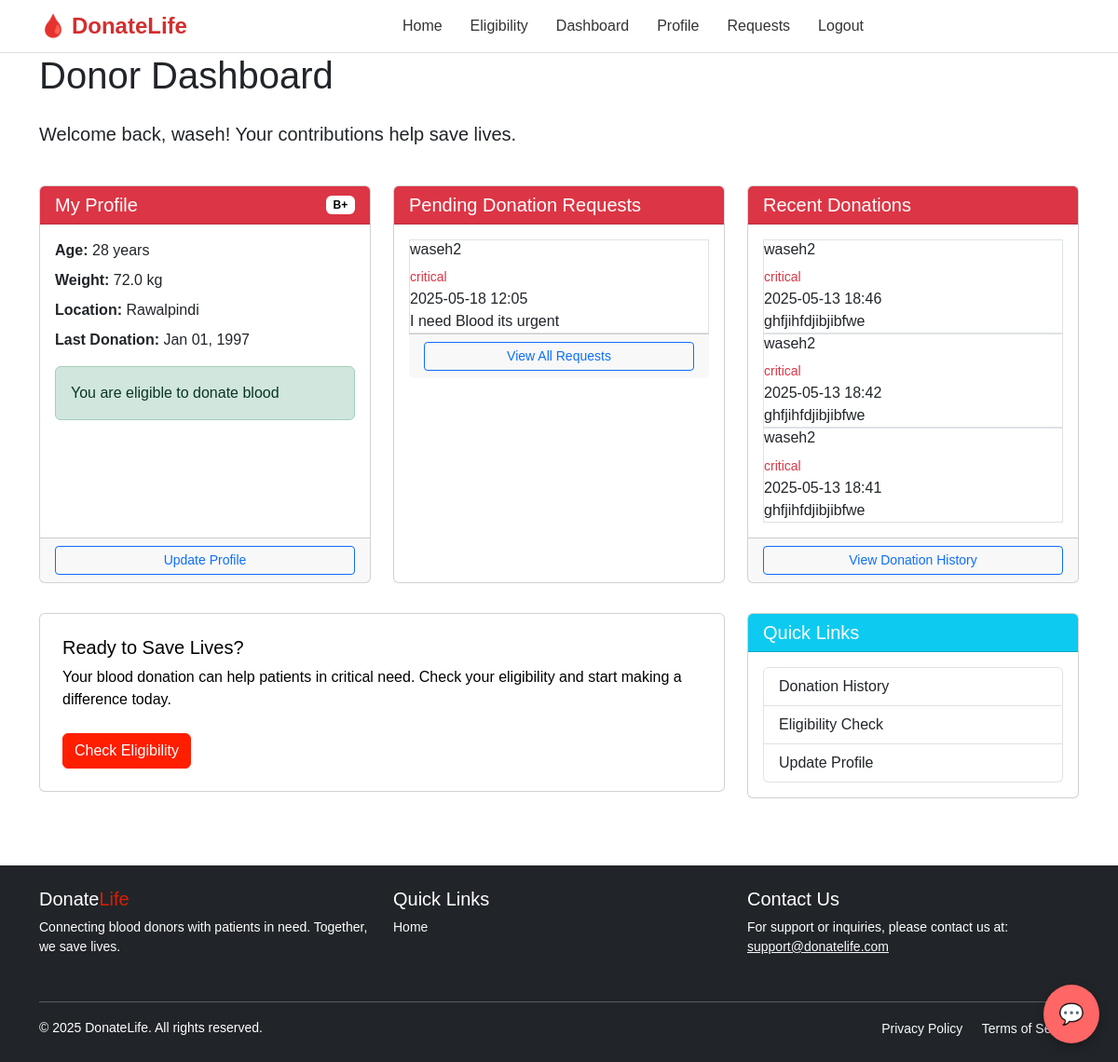
Page /accounts/dashboard/donor/ (signed in) on the committed database.
### accounts/models.py (models this page shows, shortened)
class User(AbstractUser):
    ROLE_CHOICES = (
        ('donor', 'Blood Donor'),
        ('patient', 'Patient'),
        ('admin', 'Admin'),
    )
    role = models.CharField(max_length=10, choices=ROLE_CHOICES)
    age = models.IntegerField(null=True, blank=True)
    weight = models.FloatField(null=True, blank=True)
    blood_group = models.CharField(max_length=5, choices=[
        ('A+', 'A+'), ('A-', 'A-'),
        ('B+', 'B+'), ('B-', 'B-'),
        ('O+', 'O+'), ('O-', 'O-'),
        ('AB+', 'AB+'), ('AB-', 'AB-'),
    ], null=True, blank=True)
    city = models.CharField(max_length=100, null=True, blank=True)
    last_donation_date = models.DateField(null=True, blank=True)
    medical_condition = models.TextField(null=True, blank=True)

class BloodRequest(models.Model):
    sender = models.ForeignKey(User, on_delete=models.CASCADE, related_name='sent_requests')
    receiver = models.ForeignKey(User, on_delete=models.CASCADE, related_name='received_requests')
    urgency = models.CharField(max_length=20)
    message = models.TextField()
    status = models.CharField(max_length=20, choices=[('pending', 'Pending'), ('approved', 'Approved')], default='pending')
    created_at = models.DateTimeField(auto_now_add=True)

### accounts/views.py (the view)
# urls.py: path('dashboard/donor/', views.donor_dashboard, name='donor_dashboard'),
@login_required
def donor_dashboard(request):
    user = request.user
    if request.method == 'POST':
        form = DonorProfileForm(request.POST, instance=user)
        if form.is_valid():
            form.save()
            return redirect('donor_profile')  # Redirect to the same page or a success page
    else:
        form = DonorProfileForm(instance=user)
    profile_complete = all([
        user.age is not None,
        user.weight is not None,
        bool(user.blood_group),
        bool(user.city),
        user.last_donation_date is not None,
    ])
    pending_requests = BloodRequest.objects.filter(receiver=request.user, status='pending').order_by('-created_at')
    approved_requests = BloodRequest.objects.filter(receiver=request.user, status='approved').order_by('-created_at')
    context = {
        'form': form,
        'profile_complete': profile_complete,
        'username': user.username,
        'email': user.email,
        'age': user.age,
        'weight': user.weight,
        'blood_group': user.blood_group,
        'city': user.city,
        'last_donation_date': user.last_donation_date,
        'pending_requests': pending_requests,
        'approved_requests': approved_requests
    }
    return render(request, 'accounts/donor_dashboard.html', context)

### accounts/templates/accounts/donor_dashboard.html (shortened to what this page needs)
{% extends 'base.html' %}
{% load static %}
{% block content %}
<div class="container">
    <div class="row mb-4">
        <div class="col-12">
            <h1 class="mb-4">Donor Dashboard</h1>
            <p class="lead">Welcome back, {{ user.username }}! Your contributions help save lives.</p>
        </div>
    </div>
    <div class="row">
        <div class="col-md-4 mb-4">
            <div class="card h-100">
                <div class="card-header text-white bg-danger d-flex justify-content-between align-items-center">
                    <h5 class="mb-0">My Profile</h5>
                    {% if user.blood_group %}
                    <span class="badge bg-white text-black">{{ user.blood_group }}</span>
                    {% endif %}
                </div>
                <div class="card-body">
                    {% if user.blood_group %}
                    <ul class="list-unstyled">
                        <li class="mb-2"><strong>Age:</strong> {{ user.age }} years</li>
                        <li class="mb-2"><strong>Weight:</strong> {{ user.weight }} kg</li>
                        <li class="mb-2"><strong>Location:</strong> {{ user.city }}</li>
                        <li class="mb-2">
                            <strong>Last Donation:</strong>
                            {{ user.last_donation_date|date:"M d, Y" }}
                        </li>
                    </ul>
                    <div class="alert alert-success mb-0">
                         You are eligible to donate blood
                    </div>
                    {% else %}
                    <div class="alert alert-warning mb-0">
                        <i class="fas fa-exclamation-circle"></i> Please complete your profile to see donation
                        eligibility
                    </div>
                    {% endif %}
                </div>
                <div class="card-footer">
                    <a href="/accounts/profile/donor/" class="btn btn-sm btn-outline-primary w-100">Update Profile</a>
                </div>
            </div>
        </div>
        <div class="col-md-4 mb-4">
            <div class="card h-100">
                <div class="card-header text-white bg-danger">
                    <h5 class="mb-0">Pending Donation Requests</h5>
                </div>
                <div class="card-body">
                    {% if pending_requests %}
                    {% for req in pending_requests %}
                    <div class="border">
                        <h6>{{ req.sender.username }}</h6>
                        <small class="text-danger">{{ req.urgency }}</small>
                        <div>{{ req.created_at|date:"Y-m-d H:i" }}</div>
                        <div>{{ req.message }}</div>
                        {% empty %}
                        <div>
                            <div colspan="5">No pending requests found.</div>
                        </div>
                        {% endfor %}
                        {% else %}
                        <p class="text-muted text-center my-3">No pending donation requests.</p>
                        {% endif %}
                    </div>
                    <div class="card-footer">
                        <a href="{% url 'donor_received_requests' %}" class="btn btn-sm btn-outline-primary w-100">View
                            All
                            Requests</a>
                    </div>
                </div>
            </div>
        </div>
        <div class="col-md-4 mb-4">
            <div class="card h-100">
                <div class="card-header text-white bg-danger">
                    <h5 class="mb-0">Recent Donations</h5>
                </div>
                <div class="card-body">
                    {% if approved_requests %}
                    {% for req in approved_requests %}
                    <div class="border">
                        <h6>{{ req.sender.username }}</h6>
                        <small class="text-danger">{{ req.urgency }}</small>
                        <div>{{ req.created_at|date:"Y-m-d H:i" }}</div>
                        <div>{{ req.message }}</div>
                    </div>
                    {% empty %}
                    <div>
                        <div colspan="5">No Donation found.</div>
                    </div>
                    {% endfor %}
                    {% else %}
                    <p class="text-muted text-center my-3">No donations yet.</p>
                    {% endif %}
                </div>
                <div class="card-footer">
                    <a href="accounts/donor-requests/" class="btn btn-sm btn-outline-primary w-100">View Donation History</a>
                </div>
            </div>
        </div>
    </div>
    <div class="row mt-2">
        <div class="col-md-8 mb-4">
            <div class="card bg-white">
                <div class="card-body p-4">
                    <h5 class="text-black">Ready to Save Lives?</h5>
                    <p class="text-black mb-4">Your blood donation can help patients in critical need. Check your
                        eligibility and start making a difference today.</p>
                    <a href="{% url 'eligibility' %}" class="btn btn-blood">Check Eligibility</a>
                </div>
            </div>
        </div>
        <div class="col-md-4 mb-4">
            <div class="card">
                <div class="card-header text-white bg-info">
                    <h5 class="mb-0">Quick Links</h5>
                </div>
                <div class="card-body">
                    <div class="list-group">
                        <a href="/donor/history" class="list-group-item list-group-item-action">Donation History</a>
                        <a href="{% url 'eligibility' %}" class="list-group-item list-group-item-action">Eligibility
                            Check</a>
                        <a href="{% url 'donor_profile' %}" class="list-group-item list-group-item-action">Update Profile</a>
                    </div>
                </div>
            </div>
        </div>
    </div>
</div>
{% endblock %}

### static/css/style.css (style rules this page uses)
body { font-family: Arial, sans-serif; background-color: #fff !important; margin: 0; }
body { background-color: hsl(221.74deg 29.11% 15.49%); color: white; margin: 0; font-family: 'Segoe UI', sans-serif; }
.btn-blood { background-color: #ff1e00 !important; border-color: #ff1e00 !important; color: white !important; }

### static/css/dashboard.css (style rules this page uses)
body { font-family: Arial, sans-serif; }

### rows in the picture
User: username "waseh", blood_group "B+", age "28", weight "72.0", city "Rawalpindi", last_donation_date "Jan 01, 1997"
BloodRequest: sender.username "waseh2", urgency "critical", created_at "2025-05-18 12:05", message "I need Blood its urgent"
BloodRequest: sender.username "waseh2", urgency "critical", created_at "2025-05-13 18:46", message "ghfjihfdjibjibfwe"
BloodRequest: sender.username "waseh2", urgency "critical", created_at "2025-05-13 18:42", message "ghfjihfdjibjibfwe"
BloodRequest: sender.username "waseh2", urgency "critical", created_at "2025-05-13 18:41", message "ghfjihfdjibjibfwe"
